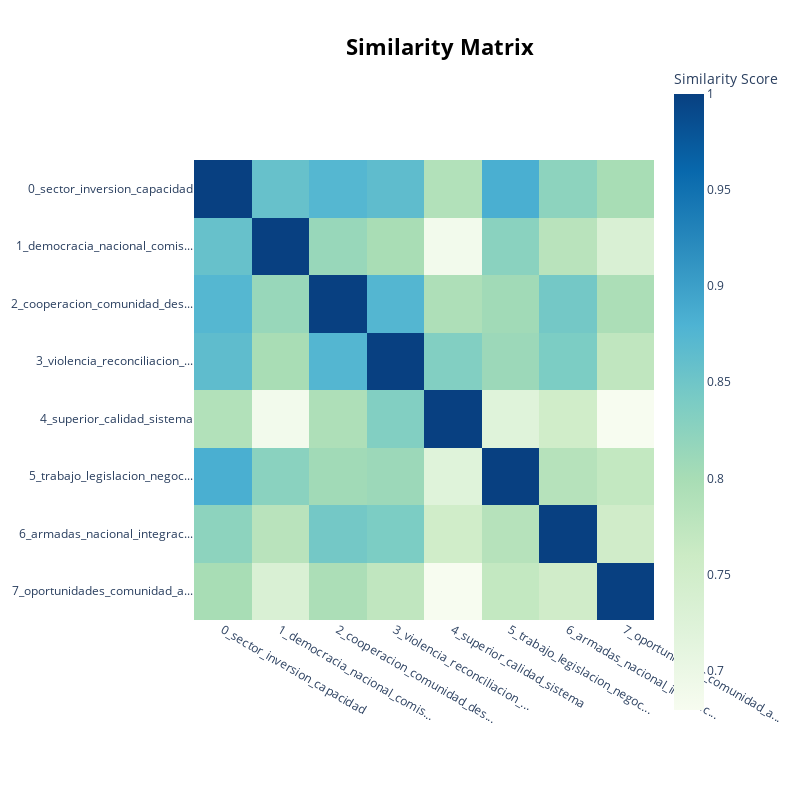

Here is the notebook cell this chart was saved with:
### Code cell
topic_model.visualize_heatmap()

### Figure 1 — Plotly figure (JSON) as saved in the notebook; plotly's stock layout.template omitted (floating-point values rounded to 4 significant figures)
{"data": [{"coloraxis": "coloraxis", "hovertemplate": "x: %{x}<br>y: %{y}<br>Similarity Score: %{z}<extra></extra>", "name": "0", "type": "heatmap", "x": ["0_sector_inversion_capacidad", "1_democracia_nacional_comis...", "2_cooperacion_comunidad_des...", "3_violencia_reconciliacion_...", "4_superior_calidad_sistema", "5_trabajo_legislacion_negoc...", "6_armadas_nacional_integrac...", "7_oportunidades_comunidad_a..."], "xaxis": "x", "y": ["0_sector_inversion_capacidad", "1_democracia_nacional_comis...", "2_cooperacion_comunidad_des...", "3_violencia_reconciliacion_...", "4_superior_calidad_sistema", "5_trabajo_legislacion_negoc...", "6_armadas_nacional_integrac...", "7_oportunidades_comunidad_a..."], "yaxis": "y", "z": [[1.0, 0.8577, 0.8736, 0.865, 0.7881, 0.8841, 0.8233, 0.8], [0.8577, 1.0, 0.8137, 0.799, 0.688, 0.8267, 0.7811, 0.7327], [0.8736, 0.8137, 1.0, 0.8744, 0.7926, 0.8059, 0.8458, 0.7954], [0.865, 0.799, 0.8744, 1.0, 0.8336, 0.8105, 0.8385, 0.7734], [0.7881, 0.688, 0.7926, 0.8336, 1.0, 0.7218, 0.7515, 0.6795], [0.8841, 0.8267, 0.8059, 0.8105, 0.7218, 1.0, 0.7841, 0.7691], [0.8233, 0.7811, 0.8458, 0.8385, 0.7515, 0.7841, 1.0, 0.7524], [0.8, 0.7327, 0.7954, 0.7734, 0.6795, 0.7691, 0.7524, 1.0]]}], "layout": {"coloraxis": {"colorbar": {"title": {"text": "Similarity Score"}}, "colorscale": [[0, "rgb(247,252,240)"], [0.125, "rgb(224,243,219)"], [0.25, "rgb(204,235,197)"], [0.375, "rgb(168,221,181)"], [0.5, "rgb(123,204,196)"], [0.625, "rgb(78,179,211)"], [0.75, "rgb(43,140,190)"], [0.875, "rgb(8,104,172)"], [1, "rgb(8,64,129)"]]}, "height": 800, "hoverlabel": {"bgcolor": "white", "font": {"family": "Rockwell", "size": 16}}, "legend": {"title": {"text": "Trend"}}, "margin": {"t": 60}, "showlegend": true, "title": {"font": {"color": "Black", "size": 22}, "text": "<b>Similarity Matrix", "x": 0.55, "xanchor": "center", "y": 0.95, "yanchor": "top"}, "width": 800, "xaxis": {"anchor": "y", "constrain": "domain", "domain": [0, 1], "scaleanchor": "y"}, "yaxis": {"anchor": "x", "autorange": "reversed", "constrain": "domain", "domain": [0, 1]}}}
